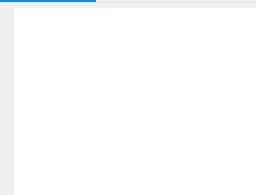
             <widget class="QWidget" name="m_tabContact">
              <attribute name="title">
               <string>讨论</string>
              </attribute>
              <layout class="QVBoxLayout" name="verticalLayout_3">
               <property name="spacing">
                <number>0</number>
               </property>
               <property name="leftMargin">
                <number>0</number>
               </property>
               <property name="topMargin">
                <number>0</number>
               </property>
               <property name="rightMargin">
                <number>0</number>
               </property>
               <property name="bottomMargin">
                <number>0</number>
               </property>
               <item>
                <widget class="Line" name="m_lineContact">
                 <property name="minimumSize">
                  <size>
                   <width>0</width>
                   <height>2</height>
                  </size>
                 </property>
                 <property name="maximumSize">
                  <size>
                   <width>16777215</width>
                   <height>2</height>
                  </size>
                 </property>
                 <property name="styleSheet">
                  <string notr="true">border: none;
background-color: #0e88eb;
margin-right: 160px;</string>
                 </property>
                 <property name="orientation">
                  <enum>Qt::Horizontal</enum>
                 </property>
                </widget>
               </item>
               <item>
                <widget class="Line" name="m_lineLongContact">
                 <property name="minimumSize">
                  <size>
                   <width>0</width>
                   <height>1</height>
                  </size>
                 </property>
                 <property name="maximumSize">
                  <size>
                   <width>16777215</width>
                   <height>1</height>
                  </size>
                 </property>
                 <property name="styleSheet">
                  <string notr="true">border: none;
background-color: #e6e6e6;</string>
                 </property>
                 <property name="orientation">
                  <enum>Qt::Horizontal</enum>
                 </property>
                </widget>
               </item>
               <item>
                <widget class="QTableView" name="m_listChat">
                 <property name="styleSheet">
                  <string notr="true">QTableView{
font-family: 微软雅黑;
font-size: 14px;
color: #666666;
padding-top: 5px;
padding-left: 14px;
}

QTableView::item{
    border: none;
}

QScrollBar:vertical {                 
    background:transparent;  
    width:9px;  
    margin: 0px 0px 2px 0px;  
}  
  
QScrollBar::handle:vertical {  
    background: rgb(195, 195, 195);  
    min-height: 20px;  
    border-radius: 3px;  
}  
  
QScrollBar::handle:vertical:hover{  
    background:rgba(0,0,0,30%);  
}  
  
QScrollBar::add-line:vertical {  
    height: 0px;  
    subcontrol-position: bottom;  
    subcontrol-origin: margin;  
}  
  
QScrollBar::sub-line:vertical {  
    height: 0px;  
    subcontrol-position: top;  
    subcontrol-origin: margin;  
}</string>
                 </property>
                 <property name="frameShape">
                  <enum>QFrame::NoFrame</enum>
                 </property>
                 <property name="showGrid">
                  <bool>false</bool>
                 </property>
                </widget>
               </item>
              </layout>
             </widget>
